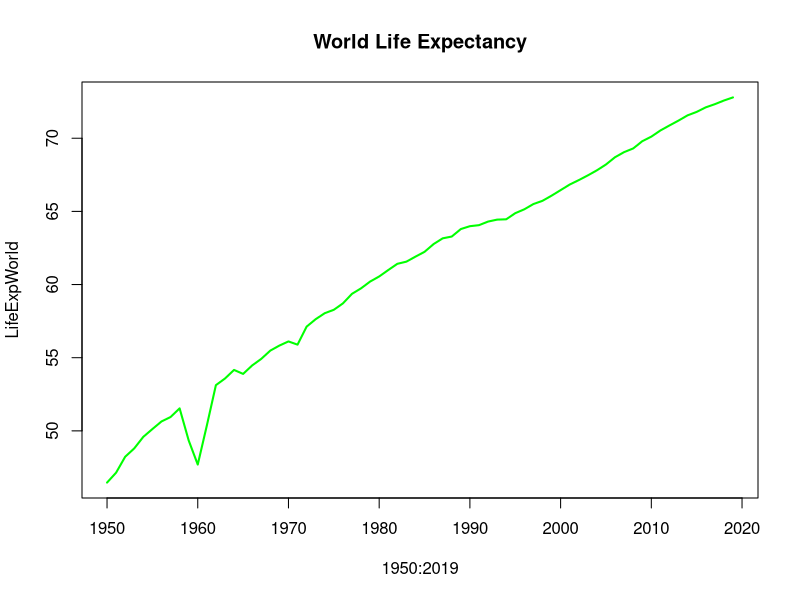
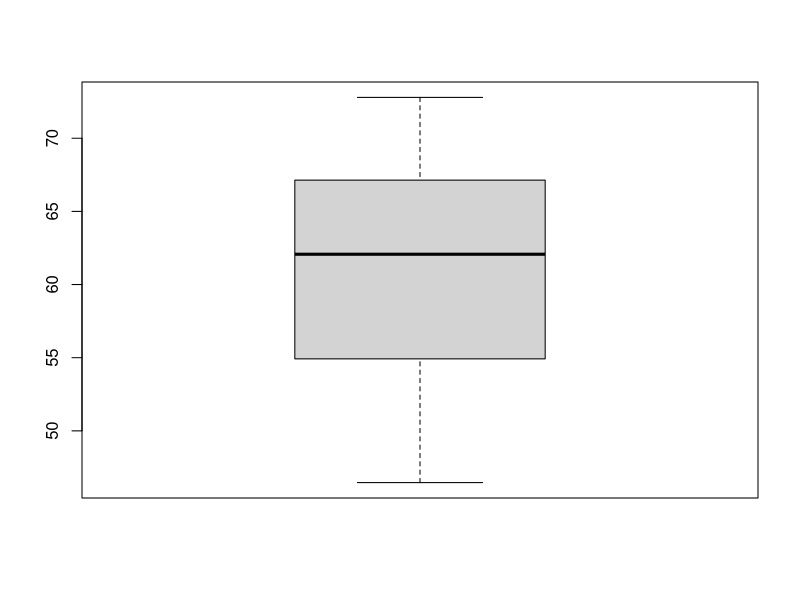

These charts were generated, in order, by the following R code:

LifeExpWorld = c(46.464, 47.144, 48.231, 48.802, 49.592, 50.123, 50.642, 50.945 ,51.537, 49.345, 47.697, 
                 50.359 ,53.124, 53.576, 54.164, 53.892, 54.472, 54.92, 55.486, 55.829, 56.112 ,55.892, 57.123,
                 57.633, 58.042, 58.275, 58.711, 59.365, 59.74, 60.204, 60.552, 60.992, 61.416, 61.565, 61.907, 62.236, 
                 62.767, 63.158, 63.281, 63.792, 63.988, 64.058, 64.303, 64.437, 64.459, 64.877, 65.143, 65.501, 65.722, 
                 66.073, 66.453, 66.834, 67.137, 67.46, 67.807, 68.205, 68.703, 69.051, 69.301, 69.796, 70.109,
                 70.53, 70.873,71.207,71.565,71.8,72.11,72.327,72.576,72.79)

#Correlation of ARIMA forecast of life expectancy in 2010-2019 and actual value of life expectancy in 2010-2019
ARIMA_8_1_4 = c(70.02143605865709, 70.32257683752482, 70.65010077309347, 70.86296335772956, 71.30521990950024, 71.66745087875236, 71.90037027596806, 72.34584912865671, 72.64185799404328, 72.89890298917094);
real_par = c(70.109, 70.53, 70.873,71.207,71.565,71.8,72.11,72.327,72.576,72.79)
cor(ARIMA_8_1_4, real_par);

x = 1950:2019; x
Progression.over.years = x; Progression.over.years
length(LifeExpWorld)
plot(1950:2019, LifeExpWorld, main = "World Life Expectancy", type = "l", col= "green", lwd = 2)
boxplot(LifeExpWorld)

LifeExpWorld_2019_2069 = c(73.02143605865709,73.32257683752482,73.65010077309347,73.86296335772956,74.30521990950024,74.66745087875236,74.90037027596806,75.34584912865671,75.64185799404328,75.89890298917094,75.0830792691584,75.26727525825068,75.56927345917349,76.02569359574426,76.5139928797941,77.06003792875228,77.50943028912718,77.93481204114907,78.28640167779616
                           ,78.65525615635364,80.02577026115748,80.23421348795506,80.64819482152684,81.19548501291122,81.69733694033928,82.16462080095314,82.52288084199843,83.07557335920431,83.5773337750639,83.99396003153498,84.20735099818137,84.27232321519338,84.5681383996219,84.95734529186662,85.48990444918024,86.16360944172804,86.74194256102723,87.24065382117143,
                           87.57223186763821,87.91305180484433,87.30207988677103,87.52858515913297,87.9135968227521,88.17679552120599
                           ,88.62774034004723,89.21359831982286,89.70885179041379,90.24115063152202,90.63297139802171,91.05176336159738)



